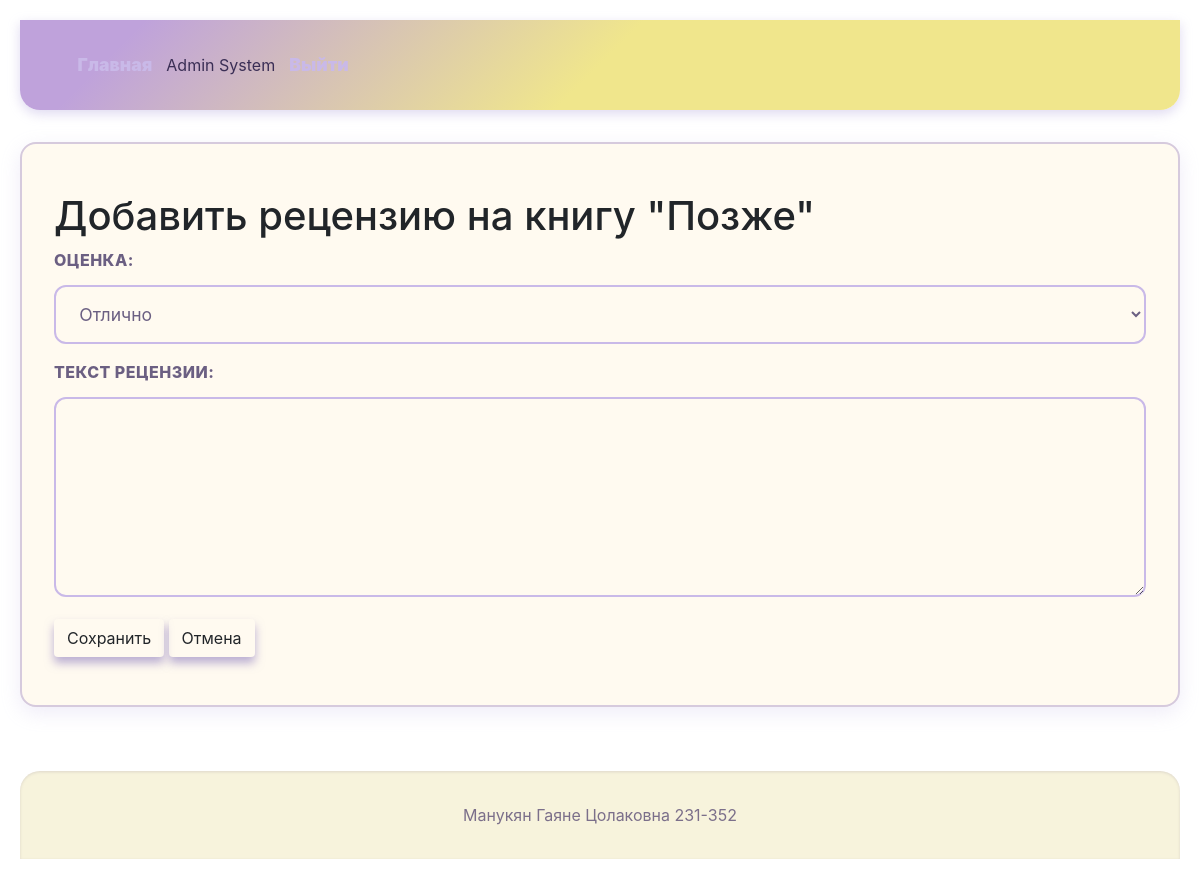
Page /books/6/review/new (signed in) on the committed database.
### models.py (models this page shows, shortened)
class User(db.Model, UserMixin):
    __tablename__ = 'users'  # <-- исправлено
    id = db.Column(db.Integer, primary_key=True)
    login = db.Column(db.String(50), nullable=False, unique=True)
    password_hash = db.Column(db.String(256), nullable=False)
    last_name = db.Column(db.String(50), nullable=False)
    first_name = db.Column(db.String(50), nullable=False)
    middle_name = db.Column(db.String(50))
    role_id = db.Column(db.Integer, db.ForeignKey('roles.id'), nullable=False)
    reviews = db.relationship('Review', backref='user', lazy=True)

class Book(db.Model):
    __tablename__ = 'books'
    id = db.Column(db.Integer, primary_key=True)
    title = db.Column(db.String(100), nullable=False)
    description = db.Column(db.Text, nullable=False)
    year = db.Column(db.Integer, nullable=False)
    publisher = db.Column(db.String(100), nullable=False)
    author = db.Column(db.String(100), nullable=False)
    pages = db.Column(db.Integer, nullable=False)
    cover_id = db.Column(db.Integer, db.ForeignKey('covers.id', ondelete='CASCADE'), nullable=False, unique=True)  # Add ondelete
    cover = db.relationship('Cover', back_populates='book', uselist=False, cascade="all, delete-orphan", single_parent=True) # Add single_parent
    genres = db.relationship('Genre', secondary='book_genres', back_populates='books')
    reviews = db.relationship('Review', backref='book', lazy=True, cascade="all, delete-orphan")

### app.py (the view, shortened to what this page needs)
@app.route('/books/<int:book_id>/review/new', methods=['GET', 'POST'])
@login_required
def add_review(book_id):
    book = Book.query.get_or_404(book_id)
    if current_user.role.name not in ('user', 'moderator', 'admin'):
        flash('У вас недостаточно прав для добавления рецензии', 'danger')
        return redirect(url_for('view_book', book_id=book_id))
    existing_review = Review.query.filter_by(book_id=book_id, user_id=current_user.id).first()
    if existing_review:
        flash('Вы уже оставили рецензию на эту книгу', 'warning')
        return redirect(url_for('view_book', book_id=book_id))
    return render_template('add_review.html', book=book)

### app.py (called while the page is built)
@login_manager.user_loader
def load_user(user_id):
    return User.query.get(int(user_id))

### templates/add_review.html (shortened to what this page needs)
{% extends "base.html" %}
{% block content %}
<h1>Добавить рецензию на книгу "{{ book.title }}"</h1>
<form method="POST">
    <div class="form-group">
        <label for="rating">Оценка:</label>
        <select id="rating" name="rating" required>
            <option value="5" selected>Отлично</option>
        </select>
    </div>
    <div class="form-group">
        <label for="text">Текст рецензии:</label>
        <textarea id="text" name="text" rows="6" required></textarea>
    </div>
    <button type="submit" class="btn">Сохранить</button>
    <a href="{{ url_for('view_book', book_id=book.id) }}" class="btn">Отмена</a>
</form>
{% endblock %}

### templates/base.html (shortened to what this page needs)
<!DOCTYPE html>
<html lang="ru">
<head>
    <link rel="stylesheet" href="{{ url_for('static', filename='css/style.css') }}">
    <link href="https://cdn.jsdelivr.net/npm/bootstrap@5.3.0/dist/css/bootstrap.min.css" rel="stylesheet">
    <link rel="stylesheet" href="{{ url_for('static', filename='css/style.css') }}">
    <link rel="stylesheet" href="https://stackpath.bootstrapcdn.com/bootstrap/4.5.2/css/bootstrap.min.css">
</head>
<body>
    <header>
        <nav>
            <a href="{{ url_for('index') }}">Главная</a>
            {% if current_user.is_authenticated %}
                <span>{{ current_user.last_name }} {{ current_user.first_name }}</span>
                <a href="{{ url_for('logout') }}">Выйти</a>
            {% else %}
                <a href="{{ url_for('login') }}">Войти</a>
            {% endif %}
        </nav>
    </header>
    <main>
        {% block content %}{% endblock %}
    </main>
    <footer>
        Манукян Гаяне Цолаковна 231-352
    </footer>
</body>
</html>

### static/css/style.css (style rules this page uses)
body { font-family: 'Segoe UI', Tahoma, Geneva, Verdana, sans-serif; line-height: 1.6; margin: 0; padding: 0; color: #4b3b66; background: #fffaf0; -webkit-font-smoothing: antialiased; -moz-osx-font-smoothing: grayscale; }
header { background: linear-gradient(135deg, #bfa2db 10%, #f0e68c 50%); color: #3a2e55; padding: 2rem 3rem; box-shadow: 0 4px 12px rgba(176, 162, 219, 0.4); border-bottom-left-radius: 20px; border-bottom-right-radius: 20px; }
nav { display: flex; justify-content: flex-start; align-items: center; max-width: 1500px; margin: 0 auto; gap: 2rem; }
nav a { color: #c9b9e8; text-decoration: none; font-weight: 1000; font-size: 1.1rem; padding: 0.3rem 0.6rem; border-radius: 6px; transition: background-color 0.3s ease, color 0.3s ease; }
main { padding: 3rem 2rem; max-width: 1400px; margin: 2rem auto 4rem; background: #fffaf0; border-radius: 16px; box-shadow: 0 6px 20px rgba(176, 162, 219, 0.2); border: 2px solid #d6cadd; }
footer { background: #f7f3dc; padding: 2rem 1rem; text-align: center; color: #7b6f8a; font-size: 1rem; border-top-left-radius: 20px; border-top-right-radius: 20px; box-shadow: inset 0 1px 3px rgba(123, 111, 138, 0.2); }
.btn { display: inline-block; background: #8c7bbe; color: white; padding: 0.7rem 1.5rem; border: none; border-radius: 12px; cursor: pointer; font-size: 1.1rem; font-weight: 700; text-decoration: none; box-shadow: 0 6px 10px rgba(140, 123, 190, 0.6); transition: background-color 0.3s ease, box-shadow 0.3s ease; }
.form-group { margin-bottom: 2rem; }
.form-group label { display: block; margin-bottom: 0.8rem; font-weight: 800; color: #6b5f82; letter-spacing: 0.03em; text-transform: uppercase; }
.form-group input[type="text"], .form-group input[type="number"], .form-group input[type="file"], .form-group select, .form-group textarea { width: 100%; padding: 1rem 1.2rem; border: 2px solid #c9b9e8; border-radius: 12px; font-size: 1.1rem; color: #6b5f82; transition: border-color 0.3s ease, box-shadow 0.3s ease; font-family: inherit; background: #fffaf0; }
.form-group textarea { min-height: 200px; resize: vertical; background: #fffaf0; }
:root { --purple-light: #a18cd1; --purple-dark: #6a4c93; --yellow-light: #fff9c4; --yellow-dark: #fbc02d; --background: #f5f3fa; --text-color: #3a2f5a; --btn-bg: var(--purple-dark); --btn-bg-hover: var(--yellow-dark); --btn-text: #fff; --btn-text-hover: var(--purple-dark); --input-bg: #fff; --input-border: #c3bde0; --input-focus-border: var(--purple-dark); --modal-bg: #fff; --modal-overlay-bg: rgba(106, 76, 147, 0.6); }
body { background-color: var(--background); color: var(--text-color); font-family: 'Segoe UI', Tahoma, Geneva, Verdana, sans-serif; line-height: 1.6; margin: 0; padding: 20px; }

### rows in the picture
User: last_name "Admin", first_name "System"
Book: title "Позже"
